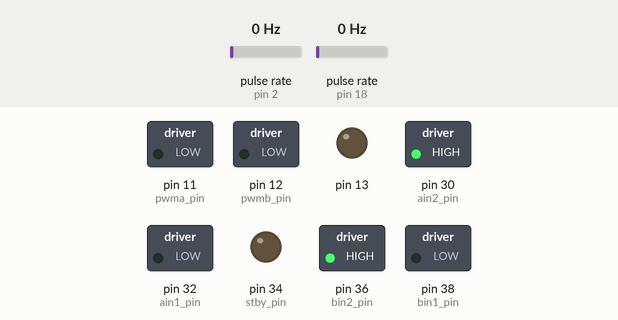
Bench run of a sketch on a simulated Arduino Mega 2560, built with avr-gcc and run on an emulated ATmega2560. Parts: switched loads named in the sketch (green lamp = pin HIGH), output pins drawn as LEDs (lit = HIGH). Wiring (inferred from the names in the program): 2 × pulse sensor: data pin 2 / data pin 18. The test bench sets the inputs (shaded band); at power-on: pulse rate (sensors on pin 2, pin 18) 0 Hz. The ROS host is connected and sends only what is stated.

Above: at 0.1 s.
Timing chart, 0 to 1.6 s (numbered marks = the images above):
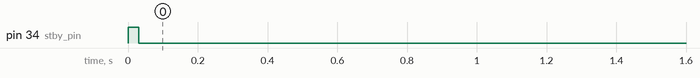

Measured:
- by itself, pin 34 (stby_pin): HIGH → LOW at 0.03 s

The sketch:

PIDcontrolARD_V3.ino.ino
```cpp
#include <PID_v1.h>
#include <ros.h>
#include <std_msgs/Float32MultiArray.h>

// Autonomous Systems Msc Engineering, Autmn 2017, AAU, DK
// Inspiration for code found in: https://gist.github.com/ShawnHymel/1de08ffaca990b65fade81cb8d01a44a

// -- The following is an implementation of a controller in a differential drive robot operating under a ROS system --
//--------------------------------------------------------------------------------------------------------------------
// Parameters for setting up robot values and speed calculations
const int wheel_dia = 40;                                 // Wheel diameter in mm
const int pulse_per_rev = 900;                            // Number of encoder pulses per revolution of the wheel-axle. (EncoderA pulses (6) * Gearing (150:1)) => 6*150=900
const float wheel_arc = (PI * wheel_dia)/ pulse_per_rev;  //covered distance in mm per encoder pulse

const int enc_L_pin = 2;   // Motor A / LEFT
const int enc_R_pin = 18;  // Motor B / RIGHT
const int pwma_pin = 11;   // PWM value sent to motor A
const int ain1_pin = 32;   // Logic input for rotational direction of motor A / LEFT
const int ain2_pin = 30;   // Logic input for rotational direction of motor A / LEFT
const int pwmb_pin = 12;   // PWM value sent to motor A
const int bin1_pin = 38;   // Logic input for rotational direction of motor B / RIGHT
const int bin2_pin = 36;   // Logic input for rotational direction of motor B / RIGHT
const int stby_pin = 34;   // Pulled high = takes motor controller out of standby and allows operation

// Values for counting encoder readings. They are volatile because they are used in ISR.
volatile unsigned long enc_L = 0;
volatile unsigned long enc_R = 0;

//-----------------------------------------------------------------------------------------------------------

// Configure PID: Below are the setups and parameters of Left and Right PIDs
// Defines variables to be called in the PIDs
double enc_speed_L, u_speed_L, ROS_speed_L, enc_speed_R, u_speed_R, ROS_speed_R;

// Sets controller values
double Kp_L=3, Ki_L=200, Kd_L=0, Kp_R=3, Ki_R=200, Kd_R=0; // PID controller values
double enc_sampletime = 30; // Time that delay uses to sample encoder in milliseconds
double Filterconstant = 0.95; // Meaning that 95 % of the old value will be used and only 5 % of the new
double enc_speed_L_RAW; // Used for storing the speed before filtering
double enc_speed_R_RAW; // Used for storing the speed before filtering


// Specifies controller setup
PID LeftPID(&enc_speed_L, &u_speed_L, &ROS_speed_L, Kp_L, Ki_L, Kd_L, DIRECT);
PID RightPID(&enc_speed_R, &u_speed_R, &ROS_speed_R, Kp_R, Ki_R, Kd_R, DIRECT);

// Logic setup:
double ROS_speed_L_in;
double ROS_speed_R_in;

//------------------------------------------------------------------------------------
// Functions below counts the interrupts from the encoders
void countLeft() {
  enc_L++;
}
void countRight() {
  enc_R++;
}

//--------------------------------------------
// Code for a subcriber function
ros::NodeHandle  nh;

void messageCb( const std_msgs::Float32MultiArray& toggle_msg){
  ROS_speed_L_in = toggle_msg.data[0];
 // // Serial.print(ROS_speed_L_in);
  ROS_speed_R_in = toggle_msg.data[1];
 // // Serial.print(ROS_speed_R_in);

}

ros::Subscriber<std_msgs::Float32MultiArray> sub("motor_control", &messageCb );


//Setup initiates the Arduino before the loop is run
void setup() {
  // Setup of the baud rate
  //Serial.begin(57600);

 // Serial.println("Im in love with tha coco");
  // Setup of Pins and interrupts
  pinMode(enc_L_pin, INPUT_PULLUP);
  pinMode(enc_R_pin, INPUT_PULLUP);
  pinMode(pwma_pin, OUTPUT);
  pinMode(ain1_pin, OUTPUT);
  pinMode(ain2_pin, OUTPUT);
  pinMode(pwmb_pin, OUTPUT);
  pinMode(bin1_pin, OUTPUT);
  pinMode(bin2_pin, OUTPUT);
  pinMode(stby_pin, OUTPUT);

  // Set up interrupts
  attachInterrupt(digitalPinToInterrupt(enc_L_pin), countLeft, CHANGE);   // Each time the encoder recognizes a change the program will interupt and call the method countLeft
  attachInterrupt(digitalPinToInterrupt(enc_R_pin), countRight, CHANGE);  // Each time the encoder recognizes a change the program will interupt and call the method countRight

  // Pulls the systems out of standby
  digitalWrite(stby_pin, HIGH);

  // Makes the left wheel go forward
  digitalWrite(ain1_pin, LOW);
  digitalWrite(ain2_pin, HIGH);
  // Makes the right wheel go forward
  digitalWrite(bin1_pin, LOW);
  digitalWrite(bin2_pin, HIGH);


  // PID CONTROL: activates PID control!
  LeftPID.SetMode(AUTOMATIC);         // The mode options are: DIRECT (like a car) or REVERSE (like a refrigerator)
  LeftPID.SetOutputLimits(70,255);    // The lower limit of 70 ensures that the wheels will turn at low speeds
  LeftPID.SetSampleTime(1);           // The PID will be evaluated every millisecond
  enc_speed_L = 0;                    // Th    e speed is initialized to zero

  RightPID.SetMode(AUTOMATIC);        // The mode options are: DIRECT (like a car) or REVERSE (like a refrigerator)
  RightPID.SetOutputLimits(70,255);   // The lower limit of 70 ensures that the wheels will turn at low speeds
  RightPID.SetSampleTime(1);          // The PID will be evaluated every millisecond
  enc_speed_R = 0;                    // The speed is initialized to zero

  // ROS Subcriber
  pinMode(13, OUTPUT);
  nh.getHardware()->setBaud(115200);
  nh.initNode();
  nh.subscribe(sub);


}//VOID SETUP ENDS

void loop() {

  // ENCODER READ: the encoders for both motors are read and contained in a value as a enc_speed_L and enc_speed_R in [m/s].
  enc_L = 0; // First, reset the encoder increment value to zero
  enc_R = 0; // First, reset the encoder increment value to zero
  // Delays the program for an amount of miliseconds in which the encoders will still count changes
  delay(enc_sampletime);

  // Calculate the measured and unfiltered value as a speed in [mm/s]
  enc_speed_L_RAW = (((wheel_arc * enc_L) / enc_sampletime) * 1000);
  enc_speed_R_RAW = (((wheel_arc * enc_R) / enc_sampletime) * 1000);

  // Filtering of the speed using an RC filter
  enc_speed_L = Filterconstant * enc_speed_L + (1.0f - Filterconstant) * enc_speed_L_RAW;
  enc_speed_R = Filterconstant * enc_speed_R + (1.0f - Filterconstant) * enc_speed_R_RAW;

  // If both input speeds are zero the system will go to standby
  if(ROS_speed_L_in == 0 && ROS_speed_R_in == 0){
    digitalWrite(stby_pin, LOW);
  } else {
    digitalWrite(stby_pin, HIGH);
  }

  // PID Loop
  ROS_speed_L = abs(ROS_speed_L_in);  // gets the actual speed setpoint from ROS
  LeftPID.Compute();                  // Calls a method in the PID library to compute the values

  ROS_speed_R = abs(ROS_speed_R_in);  // gets the actual speed setpoint from ROS
  RightPID.Compute();                 // Calls a method in the PID library to compute the values

  // Sets the right motor to go forward, backward or stop
  if(ROS_speed_L_in > 0){
    digitalWrite(ain1_pin, LOW);
    digitalWrite(ain2_pin, HIGH);
    // Sends output to PWM pin on motor
    analogWrite(pwma_pin, u_speed_L);
  } else if (ROS_speed_L_in < 0) {
    digitalWrite(ain1_pin, HIGH);
    digitalWrite(ain2_pin, LOW);
    // Sends output to PWM pin on motor
    analogWrite(pwma_pin, u_speed_L);
  } else {
    // Sends output to PWM pin on motor that stops it
    analogWrite(pwma_pin, 0);
  }

  // Sets the right motor to go forward, backward or stop
  if(ROS_speed_R_in > 0){
    digitalWrite(bin1_pin, LOW);
    digitalWrite(bin2_pin, HIGH);
    // Sends output to PWM pin on motor
    analogWrite(pwmb_pin, u_speed_R);
  } else if (ROS_speed_R_in < 0) {
    digitalWrite(bin1_pin, HIGH);
    digitalWrite(bin2_pin, LOW);
    // Sends output to PWM pin on motor
    analogWrite(pwmb_pin, u_speed_R);
  } else {
    // Sends output to PWM pin on motor that stops it
    analogWrite(pwmb_pin, 0);
  }

  nh.spinOnce();

} // VOID LOOP END
```
